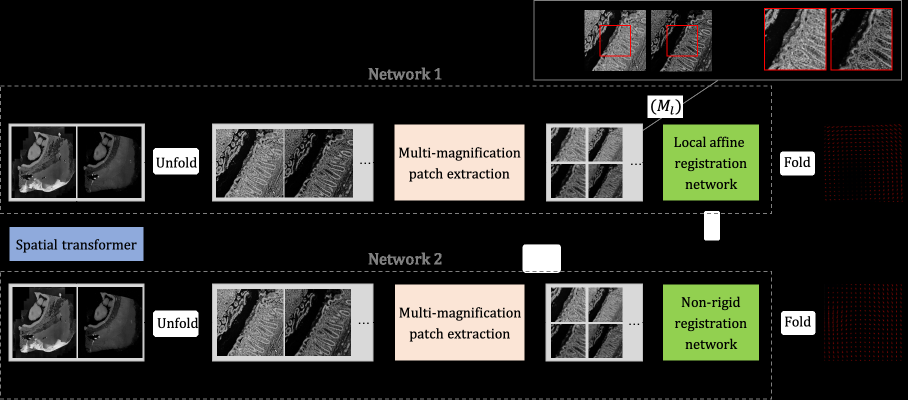
#> input picture img_folder/algorithm.png, 1816 x 800 px (shown at 1/2 size); its folder holds only this picture in this run
$ python -i utils.py   (imports and definitions only)
#> lines starting #> are read from the running program, lines starting #| are printed output that depends on the picture; after the words box and inside, x2 and y2 are one past the last pixel; in counts of white or black regions, pixels touching at a corner belong together
"""
Auxiliary functions used for the registration framework
"""
import os
import math

import numpy as np
import matplotlib.pyplot as plt
from matplotlib.backends.backend_agg import FigureCanvasAgg
import skimage.color as color
import cv2
import SimpleITK as sitk

import torch
import torch.nn as nn
import torch.nn.functional as F


# [29 lines left out: functions generate_image_path, generate_displacement_field_path, not called in this run]


def boundary_detect(image):
    """
    Detect the image boundary used to automatic crop

    :return:
       x, y: the top left pixel coordinate in the level 0 reference frame
       w, h: width and height, describe the specific region size
    """
    # detect boundaries
    image = cv2.cvtColor(image, cv2.COLOR_RGBA2GRAY)
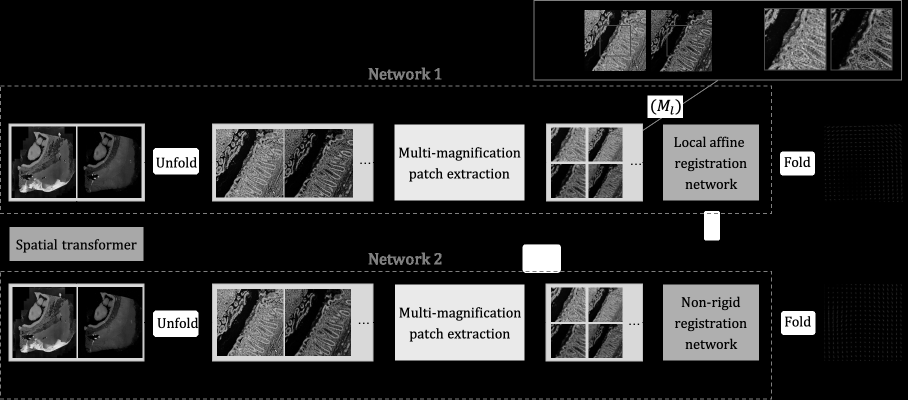
#> image: shape (800, 1816) (shown at 1/2 size); min 0, max 255, mean 45.7
    ret, binary = cv2.threshold(image, 1, 255, cv2.THRESH_BINARY)
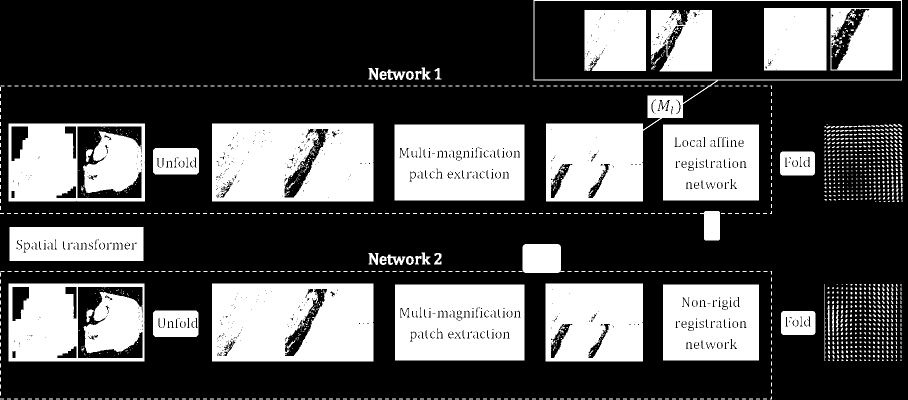
#> binary: shape (800, 1816) (shown at 1/2 size); 32.3% white; 1531 white regions (1354 under 20 px)
    contours, hierarchy = cv2.findContours(binary, cv2.RETR_TREE, cv2.CHAIN_APPROX_SIMPLE)
#> contours = 2851 contours, 2514 with area under 20; largest, box (x1, y1, x2, y2) and area: (1067, 0, 1804, 403) 150944, (1068, 1, 1803, 160) 115970, (424, 247, 747, 403) 49909, (424, 567, 747, 723) 49908, (17, 247, 290, 403) 42158

    # choose the boundary with the maximal area
    idx, max_area = 0, 0
    for i in range(len(contours)):
        x, y, w, h = cv2.boundingRect(contours[i])
        rect_area = w * h
        if rect_area > max_area:
            idx = i
            max_area = rect_area
#> this loop made 2851 passes
#> (x, y, w, h, rect_area, max_area) on passes 111, 152, 154, 292, 306, 311, 326, 454, 544, 746, 2525: (1540, 793, 4, 6, 24, 24), (1692, 710, 5, 6, 30, 30), (1674, 710, 5, 7, 35, 35), (1746, 637, 6, 6, 36, 36), (1755, 628, 6, 7, 42, 42), (1562, 622, 69, 48, 3312, 3312), (306, 621, 91, 53, 4823, 4823), (1326, 569, 192, 152, 29184, 29184), (790, 569, 259, 152, 39368, 39368), (424, 567, 323, 156, 50388, 50388), (1067, 0, 737, 403, 297011, 297011)
#> after the loop, idx = 2524; max_area = 297011
    x, y, w, h = cv2.boundingRect(contours[idx])

    return x, y, w, h


# [28 lines that did not run here, left out]


# [8 lines that did not run here, left out]


# [37 lines that did not run here, left out]


def calculate_new_shape(current_shape, size, mode="min"):
    """
    Code from: https://github.com/MWod/DeepHistReg (a bit modified)
    """
    if mode == "min":
        if current_shape[0] > current_shape[1]:
            divider = current_shape[1] / size
        else:
            divider = current_shape[0] / size
        new_shape = (int(current_shape[0] / divider), int(current_shape[1] / divider))

    elif mode == "max":
        if current_shape[0] < current_shape[1]:
            divider = current_shape[1] / size
        else:
            divider = current_shape[0] / size
        new_shape = (int(current_shape[0] / divider), int(current_shape[1] / divider))
    else:
        raise ValueError("Please input the correct resampling mode.")

    return new_shape


# [18 lines that did not run here, left out]


# [18 lines that did not run here, left out]


# [13 lines that did not run here, left out]


def generate_rotation_matrix(angle, x0, y0):
    """
    Generate a rotation transform matrix
    Code from: https://github.com/MWod/DeepHistReg
    """
    angle = angle * np.pi/180
    rotation_matrix = np.array([
        [np.cos(angle), -np.sin(angle), 0],
        [np.sin(angle), np.cos(angle), 0],
        [0, 0, 1]
    ])
    cm1 = np.array([
        [1, 0, x0],
        [0, 1, y0],
        [0, 0, 1]
    ])
    cm2 = np.array([
        [1, 0, -x0],
        [0, 1, -y0],
        [0, 0, 1]
    ])
    transform = cm1 @ rotation_matrix @ cm2
    return transform[0:2, :]


def tensor_affine2theta(affine, shape):
    """
    Convert the affine transform matrix (numpy) to the theta transform matrix (pytorch)
    Code from: https://github.com/MWod/DeepHistReg

    :param affine: tensor, affine transform matrix
    :param shape: tuple, image shape
    :return: theta: tensor, theta transform matrix
    """
    h, w = shape[0], shape[1]
    temp = affine
    theta = torch.zeros([2, 3])
    theta[0, 0] = temp[0, 0]
    theta[0, 1] = temp[0, 1]*h/w
    theta[0, 2] = temp[0, 2]*2/w + theta[0, 0] + theta[0, 1] - 1
    theta[1, 0] = temp[1, 0]*w/h
    theta[1, 1] = temp[1, 1]
    theta[1, 2] = temp[1, 2]*2/h + theta[1, 0] + theta[1, 1] - 1
    return theta


def numpy_affine2theta(affine, shape):
    """
    Convert the affine transform matrix (numpy) to the theta transform matrix (pytorch)

    :param affine: numpy array, affine transform matrix
    :param shape: tuple, image shape
    :return: theta: numpy array, theta transform matrix
    """
    h, w = shape[0], shape[1]
    theta = np.zeros([2, 3])
    theta[0, 0] = affine[0, 0]
    theta[0, 1] = affine[0, 1]*h/w
    theta[0, 2] = affine[0, 2]*2/w + affine[0, 0] + affine[0, 1] - 1
    theta[1, 0] = affine[1, 0]*w/h
    theta[1, 1] = affine[1, 1]
    theta[1, 2] = affine[1, 2]*2/h + affine[1, 0] + affine[1, 1] - 1
    return theta


# [17 lines that did not run here, left out]


# [43 lines that did not run here, left out]


# [29 lines that did not run here, left out]


# [37 lines that did not run here, left out]


# [8 lines that did not run here, left out]


# [19 lines that did not run here, left out]


# [13 lines that did not run here, left out]


# [4 lines that did not run here, left out]


# [5 lines that did not run here, left out]


# [33 lines that did not run here, left out]


# [15 lines that did not run here, left out]


# [19 lines that did not run here, left out]


# [54 lines that did not run here, left out]


# [26 lines that did not run here, left out]


# [25 lines that did not run here, left out]


# [14 lines that did not run here, left out]


# [32 lines that did not run here, left out]


# [20 lines that did not run here, left out]

>>> import cv2
>>> picture = cv2.cvtColor(cv2.imread('img_folder/algorithm.png'), cv2.COLOR_BGR2RGB)
>>> result = boundary_detect(picture)
#> result = (1067, 0, 737, 403)
